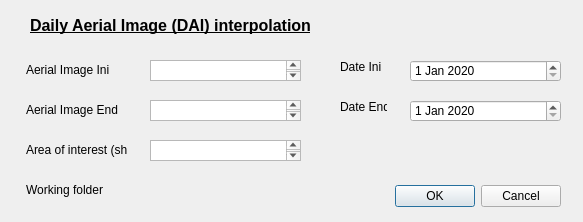
<?xml version="1.0" encoding="UTF-8"?>
<ui version="4.0">
 <class>daiDialogBase</class>
 <widget class="QDialog" name="daiDialogBase">
  <property name="geometry">
   <rect>
    <x>0</x>
    <y>0</y>
    <width>583</width>
    <height>222</height>
   </rect>
  </property>
  <property name="windowTitle">
   <string>DAI</string>
  </property>
  <widget class="QDialogButtonBox" name="ok_cancel">
   <property name="geometry">
    <rect>
     <x>350</x>
     <y>180</y>
     <width>211</width>
     <height>32</height>
    </rect>
   </property>
   <property name="orientation">
    <enum>Qt::Horizontal</enum>
   </property>
   <property name="standardButtons">
    <set>QDialogButtonBox::Cancel|QDialogButtonBox::Ok</set>
   </property>
  </widget>
  <widget class="QLabel" name="label">
   <property name="geometry">
    <rect>
     <x>26</x>
     <y>60</y>
     <width>111</width>
     <height>20</height>
    </rect>
   </property>
   <property name="text">
    <string>Aerial Image Ini</string>
   </property>
  </widget>
  <widget class="QLabel" name="label_2">
   <property name="geometry">
    <rect>
     <x>26</x>
     <y>100</y>
     <width>111</width>
     <height>20</height>
    </rect>
   </property>
   <property name="text">
    <string>Aerial Image End</string>
   </property>
  </widget>
  <widget class="QLabel" name="label_3">
   <property name="geometry">
    <rect>
     <x>26</x>
     <y>180</y>
     <width>101</width>
     <height>20</height>
    </rect>
   </property>
   <property name="text">
    <string>Working folder</string>
   </property>
  </widget>
  <widget class="QLabel" name="label_4">
   <property name="geometry">
    <rect>
     <x>26</x>
     <y>140</y>
     <width>101</width>
     <height>20</height>
    </rect>
   </property>
   <property name="text">
    <string>Area of interest (shp)</string>
   </property>
  </widget>
  <widget class="QPlainTextEdit" name="aerial_image_ini">
   <property name="geometry">
    <rect>
     <x>150</x>
     <y>60</y>
     <width>151</width>
     <height>21</height>
    </rect>
   </property>
  </widget>
  <widget class="QPlainTextEdit" name="aerial_image_end">
   <property name="geometry">
    <rect>
     <x>150</x>
     <y>100</y>
     <width>151</width>
     <height>21</height>
    </rect>
   </property>
  </widget>
  <widget class="QPlainTextEdit" name="area_of_interes">
   <property name="geometry">
    <rect>
     <x>150</x>
     <y>140</y>
     <width>151</width>
     <height>21</height>
    </rect>
   </property>
   <property name="placeholderText">
    <string/>
   </property>
  </widget>
  <widget class="QLabel" name="label_5">
   <property name="geometry">
    <rect>
     <x>340</x>
     <y>100</y>
     <width>47</width>
     <height>13</height>
    </rect>
   </property>
   <property name="text">
    <string>Date End</string>
   </property>
  </widget>
  <widget class="QLabel" name="label_6">
   <property name="geometry">
    <rect>
     <x>340</x>
     <y>60</y>
     <width>47</width>
     <height>13</height>
    </rect>
   </property>
   <property name="text">
    <string>Date Ini</string>
   </property>
  </widget>
  <widget class="QLabel" name="label_7">
   <property name="geometry">
    <rect>
     <x>30</x>
     <y>10</y>
     <width>541</width>
     <height>31</height>
    </rect>
   </property>
   <property name="font">
    <font>
     <pointsize>12</pointsize>
     <weight>75</weight>
     <bold>true</bold>
     <underline>true</underline>
    </font>
   </property>
   <property name="text">
    <string>Daily Aerial Image (DAI) interpolation</string>
   </property>
  </widget>
  <widget class="QgsFileWidget" name="working_folder">
   <property name="geometry">
    <rect>
     <x>150</x>
     <y>180</y>
     <width>151</width>
     <height>27</height>
    </rect>
   </property>
  </widget>
  <widget class="QDateEdit" name="date_ini">
   <property name="geometry">
    <rect>
     <x>410</x>
     <y>60</y>
     <width>151</width>
     <height>22</height>
    </rect>
   </property>
   <property name="dateTime">
    <datetime>
     <hour>0</hour>
     <minute>0</minute>
     <second>0</second>
     <year>2020</year>
     <month>1</month>
     <day>1</day>
    </datetime>
   </property>
  </widget>
  <widget class="QDateEdit" name="date_end">
   <property name="geometry">
    <rect>
     <x>410</x>
     <y>100</y>
     <width>151</width>
     <height>22</height>
    </rect>
   </property>
   <property name="dateTime">
    <datetime>
     <hour>0</hour>
     <minute>0</minute>
     <second>0</second>
     <year>2020</year>
     <month>1</month>
     <day>1</day>
    </datetime>
   </property>
  </widget>
 </widget>
 <customwidgets>
  <customwidget>
   <class>QgsFileWidget</class>
   <extends>QWidget</extends>
   <header>qgsfilewidget.h</header>
  </customwidget>
 </customwidgets>
 <resources>
  <include location="resources.qrc"/>
 </resources>
 <connections>
  <connection>
   <sender>ok_cancel</sender>
   <signal>accepted()</signal>
   <receiver>daiDialogBase</receiver>
   <slot>accept()</slot>
   <hints>
    <hint type="sourcelabel">
     <x>20</x>
     <y>20</y>
    </hint>
    <hint type="destinationlabel">
     <x>20</x>
     <y>20</y>
    </hint>
   </hints>
  </connection>
  <connection>
   <sender>ok_cancel</sender>
   <signal>rejected()</signal>
   <receiver>daiDialogBase</receiver>
   <slot>reject()</slot>
   <hints>
    <hint type="sourcelabel">
     <x>20</x>
     <y>20</y>
    </hint>
    <hint type="destinationlabel">
     <x>20</x>
     <y>20</y>
    </hint>
   </hints>
  </connection>
 </connections>
</ui>
